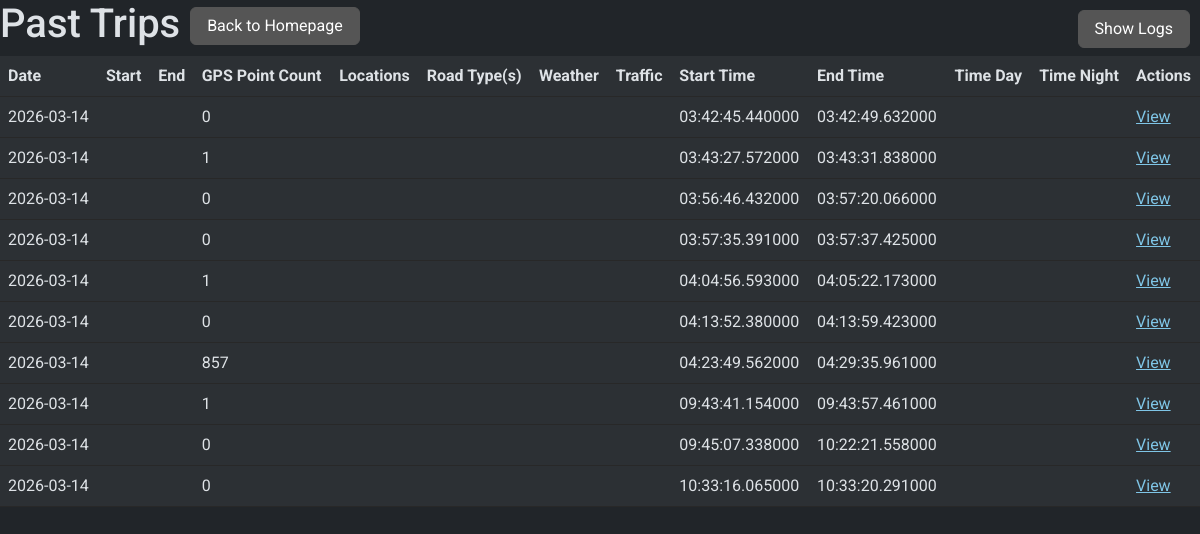
The app's page /log-book/, older data.
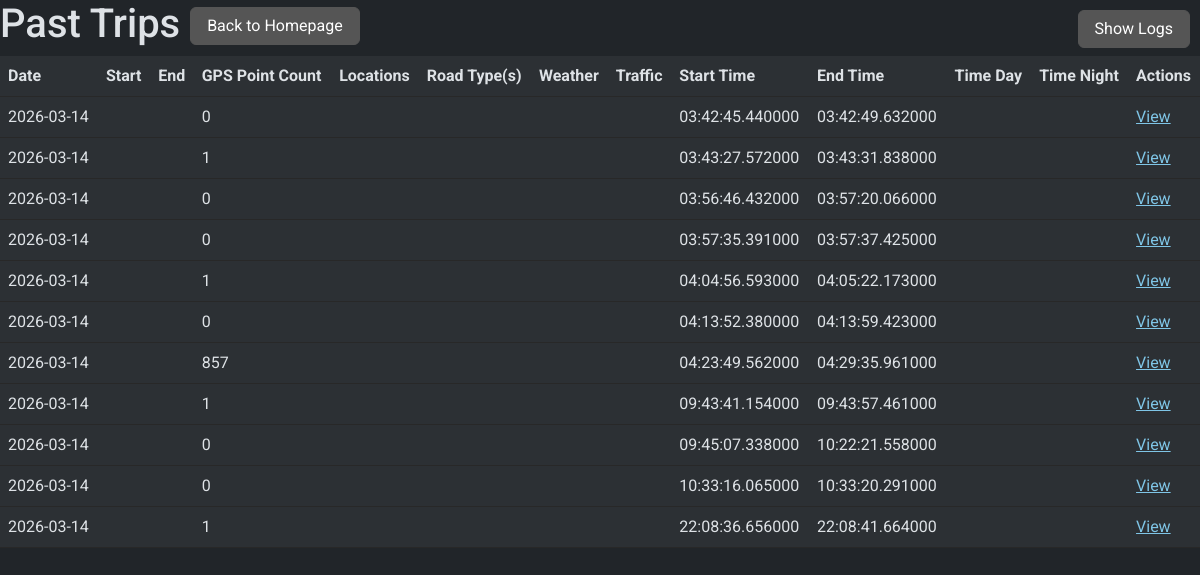
The same page, newer data.
### database/trip/trip.py (models this page shows)
class Trip(db.Model):
    id: Mapped[int] = mapped_column(primary_key=True)
    start: Mapped[datetime]
    end: Mapped[datetime]
    points: Mapped[list["Point"]] = relationship(back_populates="trip")
    analysis: Mapped["Analysis | None"] = relationship(back_populates="trip", lazy="joined")

### log_book/log_book.py (the view)
@log_book.route("/")
def log_book_home():
    trips = Trip.query.options(joinedload(Trip.points)).all()
    return render_template("log_book/index.html", trips=trips)

### templates/log_book/index.html (shortened to what this page needs)
{% extends "base.html" %}
{% block content %}
<h3>Past Trips <a href="/" class="btn btn-secondary">Back to Homepage</a></h3>
<table class="table">
    <thead>
        <tr>
            <th scope="col">Date</th>
            <th scope="col">Start</th>
            <th scope="col">End</th>
            <th scope="col">GPS Point Count</th>
            <th scope="col">Locations</th>
            <th scope="col">Road Type(s)</th>
            <th scope="col">Weather</th>
            <th scope="col">Traffic</th>
            <th scope="col">Start Time</th>
            <th scope="col">End Time</th>
            <th scope="col">Time Day</th>
            <th scope="col">Time Night</th>
            <th scope="col">Actions</th>
        </tr>
    </thead>
    <tbody>
        {% for trip in trips %}
        <tr>
            <td>{{ trip.start.date() }}</td>
            <td></td>
            <td></td>
            <td>{{ trip.points|length }}</td>
            <td></td>
            <td>{{ trip.analysis.road_conditions }}</td>
            <td>{{ trip.analysis.weather_conditions }}</td>
            <td>{{ trip.analysis.traffic_conditions }}</td>
            <td>{{ trip.start.time() }}</td>
            <td>{{ trip.end.time() }}</td>
            <td>{{ trip.analysis.time_day }}</td>
            <td>{{ trip.analysis.time_night }}</td>
            <td><a href="/log-book/trip/{{ trip.id }}">View</a></td>
        </tr>
        {% endfor %}
    </tbody>
</table>
{% endblock %}

### templates/base.html (shortened to what this page needs)
<!DOCTYPE html>
<html lang="en" data-bs-theme="dark">
<head>
    <link href="{{ url_for('static', filename='css/bootstrap.min.css') }}" rel="stylesheet">
    <link rel="stylesheet" href="https://cdnjs.cloudflare.com/ajax/libs/font-awesome/6.0.0/css/all.min.css">
    <link rel="stylesheet" href="{{ url_for('static', filename='css/style.css') }}">
</head>
<body>
    <button style="position: fixed; top: 10px; right: 10px" onclick="logs.hidden = !logs.hidden" class="btn btn-secondary">Show Logs</button>
    {% block content %}{% endblock %}
</body>
</html>

Row changes from the older to the newer data that the page shows:
added Trip: start "2026-03-14", points|length "1", start.time "22:08:36.656000", end.time "22:08:41.664000"
